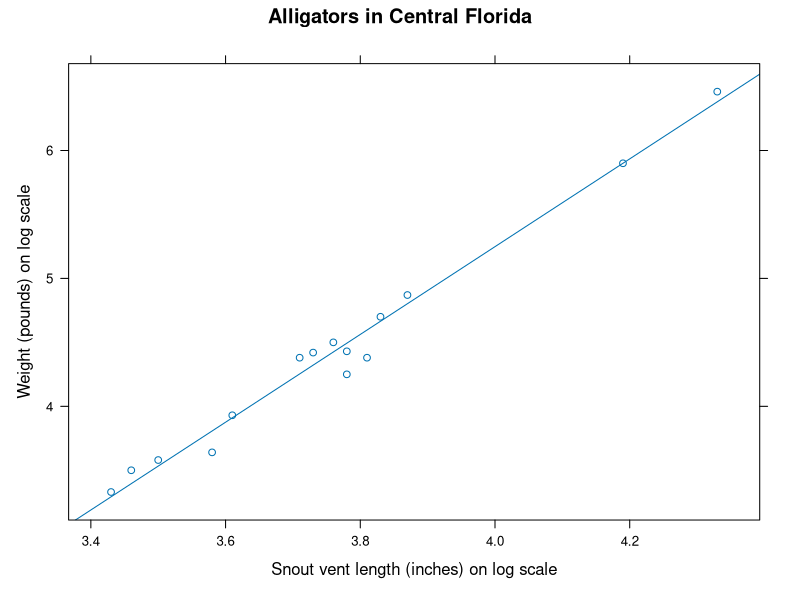
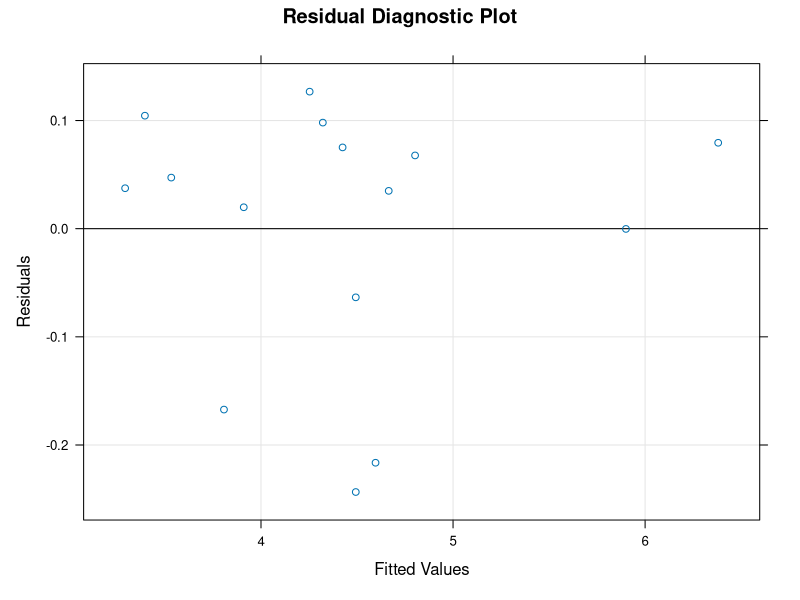

Reproduce these figures in R, in order.
#===========================================================================================
#                                      Pr?ctica Dirigia 1
#===========================================================================================


#___________________________________________________________________________________________
#                                  Parte 2: Manipulando Datos
#___________________________________________________________________________________________


library(lattice)

r = sqrt (729);

b <- 1947.0;
b <- as.character(b);
print (b);

one_to_six <- c(1, 2, 3, 4, 5, 6);
class(one_to_six);

one_a <- c(1, "a", 2, "b");
class(one_a) # caracter

presidentes <- c("toledo","alan","humala","belaunde","alan","ppk","fujimori")
print (presidentes);
length(presidentes);
presidentes[1:2];
presidentes[c(4,2,7,1,5,3,6)];
presidentes[c(6,3,5,1,7,2,4)];
sort(presidentes);
presidents[order(presidentes)];

out <- c(rep('a', 2), seq(1, 5), seq(7, 11, by=2)) 
print (out);

myVec <- c(1, 2, NA, 4)
print (myVec);
myVec[!is.na(myVec)]

mySample <- sample(1:100, 50, replace=T)
print (mySample);

class (iris)  # ti  po
sapply (iris, class)  # tipo de variables en columnas
str (iris)  # estructura
summary (iris)  # resumen
head (iris)  # ver odo
rownames (iris)  # filas
colnames (iris)  # columnas
nrow (iris)  # numero de filas
ncol (iris)  # numero de columnas

# obtener las ?ltiams dos columnas y ?ltimas dos filas
numRows <- nrow(iris)
numCols <- ncol(iris)
iris[(numRows-1):numRows, (numCols-1):numCols]

# Analisis de regresion
alligator = data.frame(
  lnLength = c(3.87, 3.61, 4.33, 3.43, 3.81, 3.83, 3.46, 3.76,
               3.50, 3.58, 4.19, 3.78, 3.71, 3.73, 3.78),
  lnWeight = c(4.87, 3.93, 6.46, 3.33, 4.38, 4.70, 3.50, 4.50,
               3.58, 3.64, 5.90, 4.43, 4.38, 4.42, 4.25)
)
print (alligator);

dev.new()
xyplot(lnWeight ~ lnLength, data = alligator,
       xlab = "Snout vent length (inches) on log scale",
       ylab = "Weight (pounds) on log scale",
       main = "Alligators in Central Florida",
       type=c("p","r")
)


# modelo lineal
alli.mod1 = lm(lnWeight ~ lnLength, data = alligator)

summary(alli.mod1)
dev.new()
xyplot(resid(alli.mod1) ~ fitted(alli.mod1),
       xlab = "Fitted Values",
       ylab = "Residuals",
       main = "Residual Diagnostic Plot",
       panel = function(x, y, ...)
       {
         panel.grid(h = -1, v = -1)
         panel.abline(h = 0)
         panel.xyplot(x, y, ...)
       }
)

